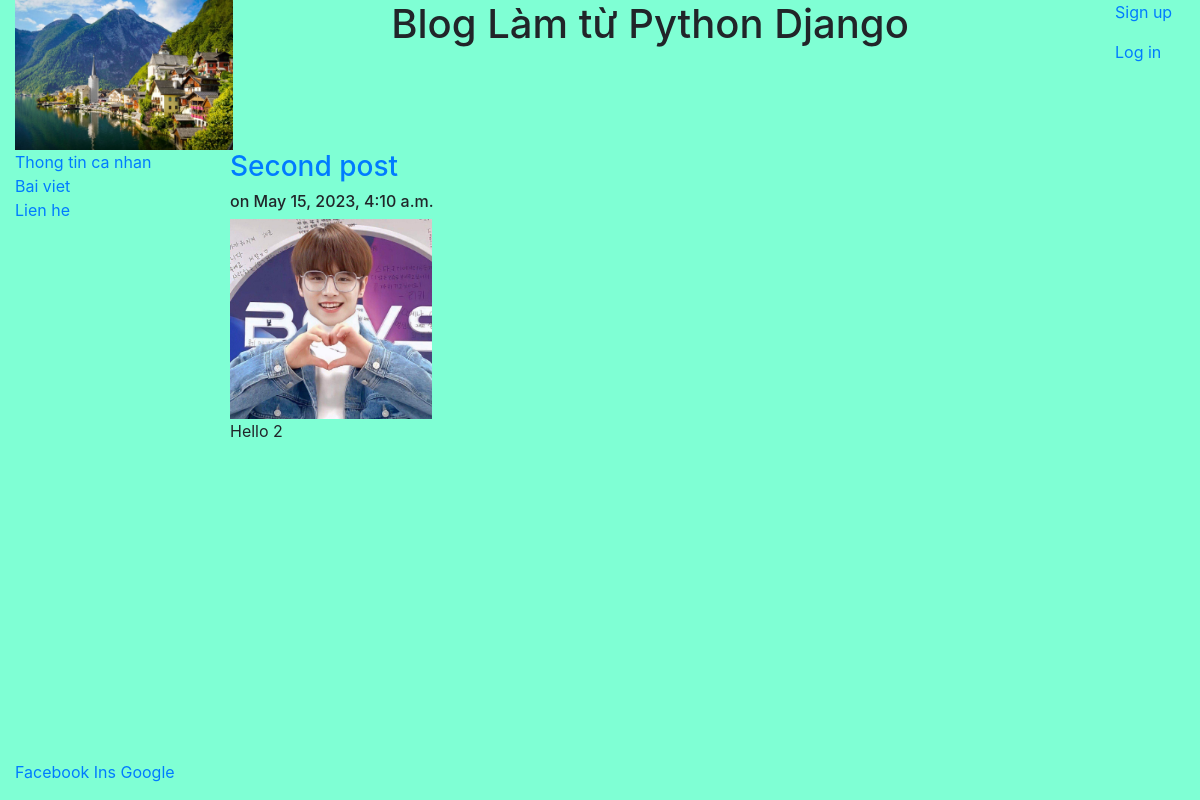
/blog/2/, run on an earlier commit of the app's database.
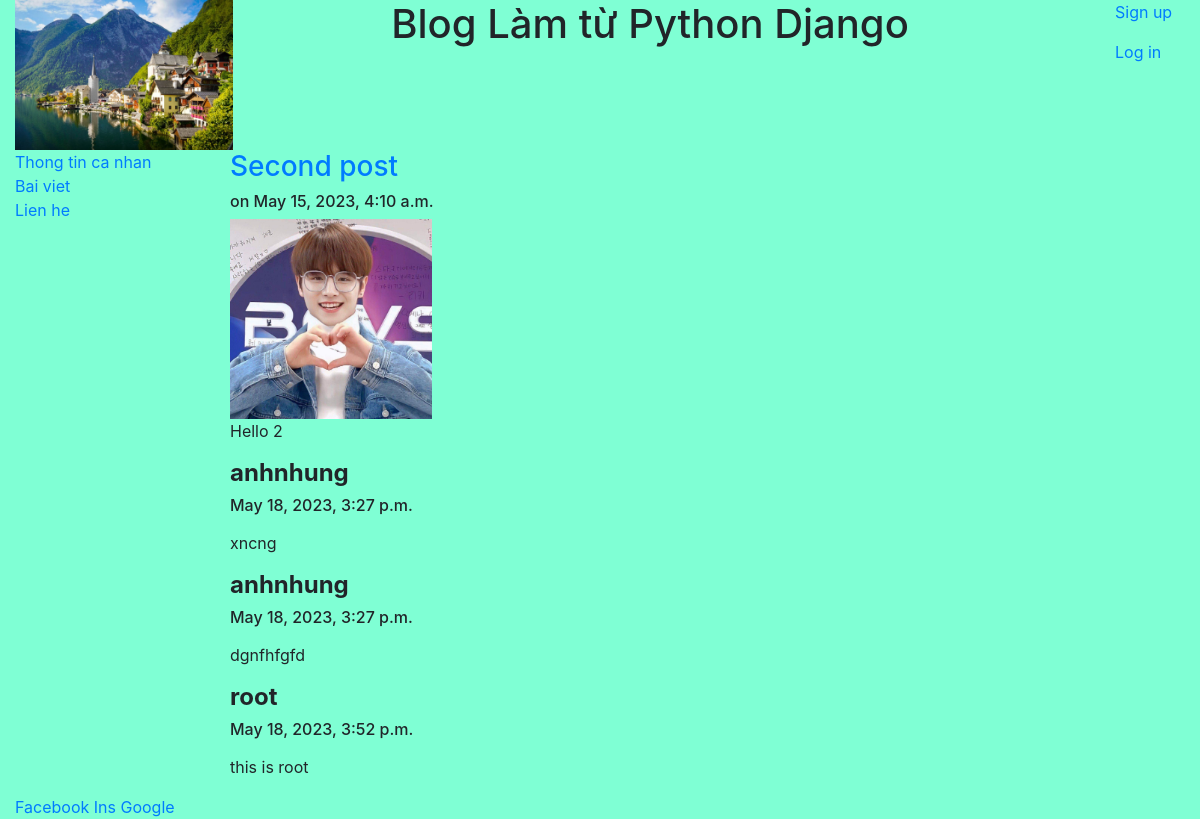
And on a later commit of the database.
### blog/models.py (models this page shows, shortened)
class Post(models.Model):
    title = models.CharField(max_length=100)
    body = models.TextField()
    date = models.DateTimeField(auto_now_add=True)
    image = models.ImageField(null=True)

class Comment(models.Model):
    post = models.ForeignKey(
        Post, on_delete=models.CASCADE, related_name='comments')
    author = models.ForeignKey(
        settings.AUTH_USER_MODEL, on_delete=models.CASCADE)
    body = models.TextField()
    date = models.DateTimeField(auto_now_add=True)

### blog/views.py (the view)
# urls.py: path('<int:pk>/', views.post, name='post')
def post(request, pk):
    post = get_object_or_404(Post, pk=pk)
    form = CommmentForm()
    if request.method == 'POST':
        form = CommmentForm(request.POST, author=request.user, post=post)
        if form.is_valid():
            form.save()
            return HttpResponseRedirect(request.path)
    return render(request, 'blog/post.html', {'post': post, 'form': form})

### blog/templates/blog/post.html (shortened to what this page needs)
{% extends "pages/base.html" %}
{% block content %}
<h3><a href="{% url 'post' post.id %}">{{post.title}}</a></h3>
<h6>on {{post.date}}</h6>
{% if post.image %}
<img src="{{post.image.url}}" height="200px">
{% else %}
<p></p>
{% endif %}
{{post.body|safe|linebreaks}}
{% for comment in post.comments.all %}
<h4><strong>{{comment.author}}</strong></h4>
<h6>
    <p>{{comment.date}}</p>
</h6>
<p>{{comment.body|safe|linebreaks}}</p>
{% endfor %}
{% endblock %}

### home/templates/pages/base.html (shortened to what this page needs)
<!DOCTYPE html>
<html lang="en">
<head>
    {% load static %}
    <link rel="stylesheet" href=" {% static 'css/bootstrap.min.css' %}" type="text/css">
</head>
<body>
    <div class="container-fluid" style="min-height: 95%;">
        <div class="row">
            <div class="col-sm-2">
                <center><img src="{% static 'images/hallstatt.jpg' %}" class="responsive-img"
                        style="max-height:150px" /></center>
            </div>
            <div class="col-sm-9">
                <center>
                    <h1>Blog Làm từ Python Django</h1>
                </center>
            </div>
            <div class="col-sm-1">
                {% if user.username %}
                <p>Hello {{user.username}}</p>
                <p><a href="{% url 'logout'%}">Log out</a></p>
                {% else %}
                <p><a href="{% url 'register'%}">Sign up</a></p>
                <p><a href="{% url 'login'%}">Log in</a></p>
                {% endif %}
            </div>
        </div>
        <div class="row">
            <div class="col-sm-2">
                <div class="bs-sliderbar">
                    <ul class="nav flex-column">
                        <li><a href="/">Thong tin ca nhan</a></li>
                        <li><a href="{% url 'blog' %}">Bai viet</a></li>
                        <li><a href="{% url 'contact' %}">Lien he</a></li>
                    </ul>
                </div>
            </div>
            <div class="col-sm-10">
                <div class="container-fluid">
                    {% block content %}{% endblock %}
                </div>
            </div>
        </div>
    </div>
    <footer>
        <div class="container-fluid">
            <a href="#">Facebook</a>
            <a href="#">Ins</a>
            <a href="#">Google</a>
        </div>
    </footer>
</body>
</html>

### home/templates/pages/base.html (style rules this page uses)
html, body { height: 100%; background-color: aquamarine; }

What changed in the data, as far as the page shows it:
added Comment: author "anhnhung", date "May 18, 2023, 3:27 p.m.", body "xncng"
added Comment: author "anhnhung", date "May 18, 2023, 3:27 p.m.", body "dgnfhfgfd"
added Comment: author "root", date "May 18, 2023, 3:52 p.m.", body "this is root"
